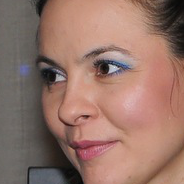
%> input picture Matlab/data/1431725/085d6b84a39eea1eb08162074acc3c5e.png, 184 x 184 px; its folder holds only this picture in this run
$ octave main.m   (GNU Octave 9; MATLAB toolbox functions it lacks are replaced by stand-ins)
%> lines starting %> are read from the running program, lines starting %| are printed output that depends on the picture; long printed decimals are rounded
clear all
clc

%sample frequence analyzer
%audio_file = './audio/test.m4a';
%[signal, fs] = audioread(audio_file);
%signal = signal(:,1);
%plot(psd(spectrum.periodogram,signal,'Fs',fs,'NFFT',length(signal)));

%Detect objects using Viola-Jones Algorithm

%To detect Face
FDetect = vision.CascadeObjectDetector;

% data section
C = [];
face_positions = [];
% create array for images
E = {};%cell(images_count,1);
% create array index
E_i = 1;
%create training data
X = [];
% create markup training data
y = [];
% create markup training data index
y_i = 1;
% create training data id
id = [];

% read user data directories
data_dir = 'data/';
fprintf('Data directory: %s\n', data_dir);

d = dir(data_dir);
isub = [d(:).isdir];
nameFolds = {d(isub).name}';
nameFolds(ismember(nameFolds,{'.','..'})) = [];
dir_count = size(nameFolds,1);
fprintf('list of user directories:\n')
for i=1:dir_count
    fprintf('\t%s\n', char(nameFolds{i}));
end

% for each user data folder create training data
for id=1:dir_count
    user_dir_name = nameFolds{id};
    fprintf('Read images from user directory: %s\n', user_dir_name);
    current_dir = strcat(data_dir, user_dir_name);

    % get directory listing
    files = dir(current_dir);

    % go to user directory
    %cd(current_dir);

    % get image files listing from current user directory
    images = {files(~[files.isdir]).name};
    images(ismember(images,{'.DS_Store'})) = [];

    images = strcat(current_dir, '/', images);
    celldisp(images, 'file: ');

    % get images files count
    images_count = size(images,2);
    fprintf('Total images count for user: %d\n', images_count);


    % for each image in user directory process
    for i=1:images_count
        %Read the input image
        image = images{i};
        fprintf('Image for analyzing: %s\n', image);
        I = imread(image);
%> I is the input picture: size 184x184x3 uint8; mean R, G, B 149.4, 115.9, 104.6
        %Returns Bounding Box values based on number of objects
        BB = step(FDetect,I);
%> BB = [11 14 154 154]

        %figure,
        %imshow(I); hold on
        %A = zeros(size(BB,1));
        %A = [];

        % for each row in BB
        % create matrix
        % and add it to array
        count_of_suggested_faces = size(BB,1);
%> count_of_suggested_faces = 1
        fprintf('count of suggested faces from current image: %d\n', count_of_suggested_faces);
%| count of suggested faces from current image: 1
        for j = 1:count_of_suggested_faces
            % add coordinates row to matrix of coordinates
            face_positions = [face_positions; BB(j,:)];

            % calculate borders for creating matrix
            width = int16(BB(j,4));
            height = int16(BB(j,3));
            collum = int16(BB(j,1));
            row = int16(BB(j,2));

            % create face matrix
            face = [I(row:row+height,collum:collum+width)];

            % add new matrix to array
            % and increment array index
            E(E_i) = {face};
            E_i = E_i + 1;
            %figure; imshow(face); hold on; hold off;

            %fill training data markup
            y = [y; id];

            %increment training data markup index
            %y_i = y_i + 1;

        end
%> this loop made 1 pass
%> (face_positions, width, height, collum, row, E_i, y) on pass 1: ([11 14 154 154], 154, 154, 11, 14, 2, 1)
%> pass 1, `face = [I(row:row+height,collum:collum+width)];`:
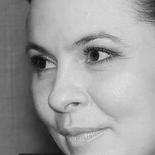
%> face: size 155x155 uint8; min 13, max 235, mean 156.7
%> after the loop, E = 1 item

    end

end
%> pass 2 of the loop `for id=1:dir_count`:
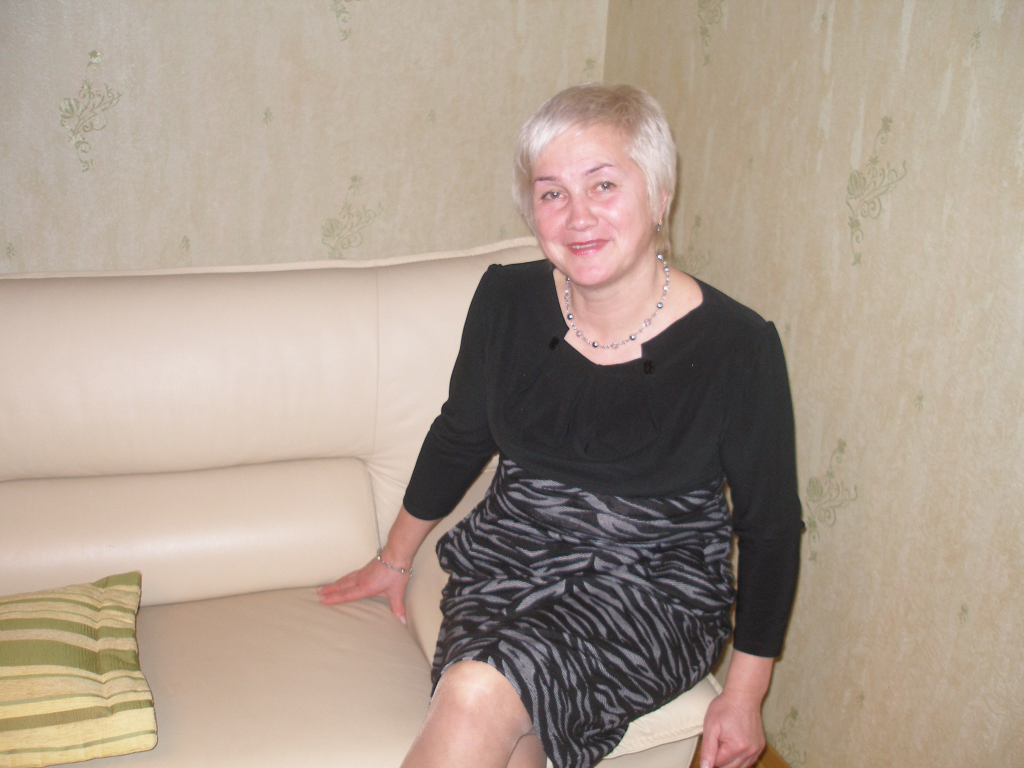
%> input picture Matlab/data/mama/P1010022.JPG, 3072 x 2304 px (shown at 1/3 size)
%> BB = [1526 409 424 424]
%| count of suggested faces from current image: 1
%> the loop `for j = 1:count_of_suggested_faces` made 1 pass
%> (face_positions, width, height, collum, row, E_i, y) on pass 1: ([11 14 154 154; 1526 409 424 424], 424, 424, 1526, 409, 3, [1; 2])
%> pass 1, `face = [I(row:row+height,collum:collum+width)];`:
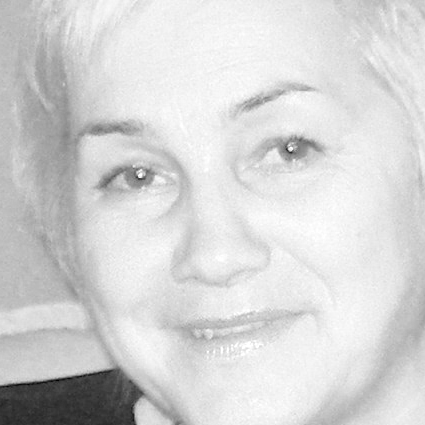
%> face: size 425x425 uint8; min 0, max 255, mean 212.8
%> after the loop `for j = 1:count_of_suggested_faces`: E = 2 items


% calculate mean of images sizes
avg_img_size = mean(face_positions(:,3));
%> avg_img_size = 289
fprintf('AVG image size: %f\n', avg_img_size);
%| AVG image size: 289.000

% resize images
% get images count
img_count = size(E,2);
%> img_count = 2
fprintf('images count: %d\n', img_count);
%| images count: 2

for I_matrix = 1:img_count
    init_image = cell2mat(E(I_matrix));
    %figure; imshow(init_image); hold on; hold off;

    %calculate scale for image
    scale = avg_img_size/size(init_image,1);

    % resize image
    scaled_image = imresize(init_image, scale);

    % save resized image in images array
    E(I_matrix) = {scaled_image};

    %fill training data
    X = [X; scaled_image(:)'];

    %figure; imshow(scaled_image); hold on; hold off;
end
%> this loop made 2 passes
%> scale on passes 1 to 2: 1.86, 0.68
%> pass 2, `scaled_image = imresize(init_image, scale);`:
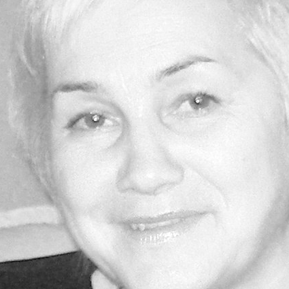
%> scaled_image: size 289x289 uint8; min 14, max 255, mean 212.8

% save matrices to file
save('1431725.mat', 'X', 'y');

%restore image matrices from training data
